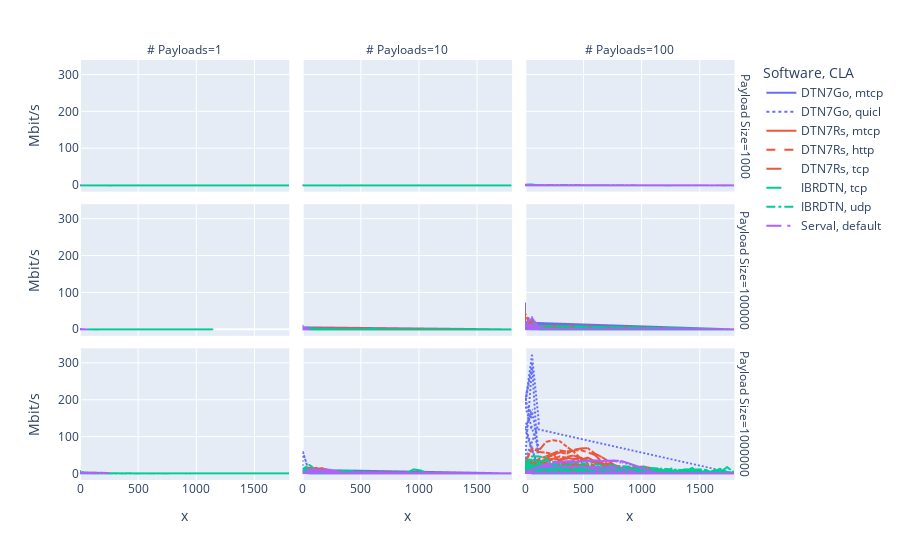

Source (notebook cell):
### Code cell
fig = error_band_line(
    data_frame=cleared_mean,
    x=cleared_mean["dt"].dt.total_seconds(), 
    y="Mbit/s",
    # error_y=cleared_std["Mbit/s"],
    # error_y_mode="band",
    color="Software",
    line_dash="CLA",
    facet_col="# Payloads",
    facet_row="Payload Size"
)

# fig.layout.margin = go.layout.Margin(l=10, r=10, b=10, t=15)
# fig.update_layout(width=800, height=200, xaxis_range=[0,1])

# fig.write_image("/storage/research_data/sommer2020cadr/maci-docker-compose/maci_data/evaluation/paper/figures/cpu.pdf")
fig.show()
